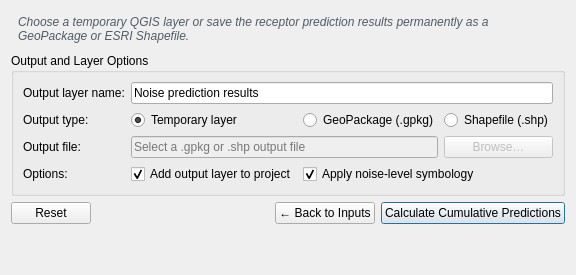
          <widget class="QWidget" name="outputTab">
            <attribute name="title">
              <string>2. Output</string>
            </attribute>
            <layout class="QVBoxLayout" name="outputTabLayout">
              <item>
                <widget class="QLabel" name="outputTabHelpLabel">
                  <property name="text">
                    <string>Choose a temporary QGIS layer or save the receptor prediction results permanently as a GeoPackage or ESRI Shapefile.</string>
                  </property>
                  <property name="wordWrap">
                    <bool>true</bool>
                  </property>
                  <property name="styleSheet">
                    <string>color: #4f5b66; font-style: italic; padding: 4px;</string>
                  </property>
                </widget>
              </item>
              <item>
                <widget class="QGroupBox" name="outputGroupBox">
                  <property name="title">
                    <string>Output and Layer Options</string>
                  </property>
                  <layout class="QGridLayout" name="outputGridLayout">
                    <item row="0" column="0">
                      <widget class="QLabel" name="outputLayerNameLabel">
                        <property name="text">
                          <string>Output layer name:</string>
                        </property>
                      </widget>
                    </item>
                    <item row="0" column="1" colspan="3">
                      <widget class="QLineEdit" name="outputLayerNameEdit">
                        <property name="text">
                          <string>Noise prediction results</string>
                        </property>
                        <property name="placeholderText">
                          <string>Enter the output layer name</string>
                        </property>
                      </widget>
                    </item>
                    <item row="1" column="0">
                      <widget class="QLabel" name="outputTypeLabel">
                        <property name="text">
                          <string>Output type:</string>
                        </property>
                      </widget>
                    </item>
                    <item row="1" column="1">
                      <widget class="QRadioButton" name="temporaryOutputRadio">
                        <property name="text">
                          <string>Temporary layer</string>
                        </property>
                        <property name="checked">
                          <bool>true</bool>
                        </property>
                      </widget>
                    </item>
                    <item row="1" column="2">
                      <widget class="QRadioButton" name="permanentOutputRadio">
                        <property name="text">
                          <string>GeoPackage (.gpkg)</string>
                        </property>
                      </widget>
                    </item>
                    <item row="1" column="3">
                      <widget class="QRadioButton" name="shapefileOutputRadio">
                        <property name="text">
                          <string>Shapefile (.shp)</string>
                        </property>
                      </widget>
                    </item>
                    <item row="2" column="0">
                      <widget class="QLabel" name="outputPathLabel">
                        <property name="text">
                          <string>Output file:</string>
                        </property>
                      </widget>
                    </item>
                    <item row="2" column="1" colspan="2">
                      <widget class="QLineEdit" name="outputPathEdit">
                        <property name="enabled">
                          <bool>false</bool>
                        </property>
                        <property name="placeholderText">
                          <string>Select a .gpkg or .shp output file</string>
                        </property>
                      </widget>
                    </item>
                    <item row="2" column="3">
                      <widget class="QPushButton" name="browseOutputButton">
                        <property name="enabled">
                          <bool>false</bool>
                        </property>
                        <property name="text">
                          <string>Browse…</string>
                        </property>
                      </widget>
                    </item>
                    <item row="3" column="0">
                      <widget class="QLabel" name="outputOptionsLabel">
                        <property name="text">
                          <string>Options:</string>
                        </property>
                      </widget>
                    </item>
                    <item row="3" column="1">
                      <widget class="QCheckBox" name="addToProjectCheck">
                        <property name="text">
                          <string>Add output layer to project</string>
                        </property>
                        <property name="checked">
                          <bool>true</bool>
                        </property>
                      </widget>
                    </item>
                    <item row="3" column="2" colspan="2">
                      <widget class="QCheckBox" name="applySymbologyCheck">
                        <property name="text">
                          <string>Apply noise-level symbology</string>
                        </property>
                        <property name="checked">
                          <bool>true</bool>
                        </property>
                      </widget>
                    </item>
                  </layout>
                </widget>
              </item>
              <item>
  <layout class="QHBoxLayout" name="outputActionsLayout">
    <item>
      <widget class="QPushButton" name="resetButton">
        <property name="text">
          <string>Reset</string>
        </property>
        <property name="minimumHeight">
          <number>36</number>
        </property>
        <property name="minimumWidth">
          <number>100</number>
        </property>
      </widget>
    </item>
    <item>
      <spacer name="outputActionsSpacer">
        <property name="orientation">
          <enum>Qt::Horizontal</enum>
        </property>
        <property name="sizeHint" stdset="0">
          <size>
            <width>40</width>
            <height>20</height>
          </size>
        </property>
      </spacer>
    </item>
    <item>
      <widget class="QPushButton" name="backButton">
        <property name="text">
          <string>← Back to Inputs</string>
        </property>
        <property name="minimumHeight">
          <number>36</number>
        </property>
        <property name="minimumWidth">
          <number>145</number>
        </property>
      </widget>
    </item>
    <item>
      <widget class="QPushButton" name="calculateButton">
        <property name="text">
          <string>Calculate Cumulative Predictions</string>
        </property>
        <property name="default">
          <bool>true</bool>
        </property>
        <property name="minimumHeight">
          <number>36</number>
        </property>
        <property name="minimumWidth">
          <number>250</number>
        </property>
      </widget>
    </item>
  </layout>
</item><item>
                <spacer name="outputTabVerticalSpacer">
                  <property name="orientation">
                    <enum>Qt::Vertical</enum>
                  </property>
                  <property name="sizeHint" stdset="0">
                    <size>
                      <width>20</width>
                      <height>40</height>
                    </size>
                  </property>
                </spacer>
              </item>
            </layout>
          </widget>
